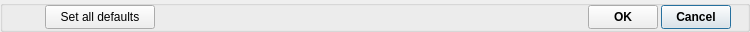
      <widget class="QGroupBox" name="groupBox_2">
       <property name="sizePolicy">
        <sizepolicy hsizetype="Fixed" vsizetype="Fixed">
         <horstretch>0</horstretch>
         <verstretch>0</verstretch>
        </sizepolicy>
       </property>
       <property name="minimumSize">
        <size>
         <width>750</width>
         <height>32</height>
        </size>
       </property>
       <property name="maximumSize">
        <size>
         <width>750</width>
         <height>32</height>
        </size>
       </property>
       <property name="title">
        <string/>
       </property>
       <property name="flat">
        <bool>true</bool>
       </property>
       <widget class="QWidget" name="layoutWidget">
        <property name="geometry">
         <rect>
          <x>5</x>
          <y>4</y>
          <width>746</width>
          <height>26</height>
         </rect>
        </property>
        <layout class="QHBoxLayout" name="horizontalLayout_8">
         <property name="spacing">
          <number>3</number>
         </property>
         <item>
          <spacer name="horizontalSpacer_3">
           <property name="orientation">
            <enum>Qt::Horizontal</enum>
           </property>
           <property name="sizeType">
            <enum>QSizePolicy::Fixed</enum>
           </property>
           <property name="sizeHint" stdset="0">
            <size>
             <width>40</width>
             <height>15</height>
            </size>
           </property>
          </spacer>
         </item>
         <item>
          <widget class="QPushButton" name="pushBSetAllDef">
           <property name="minimumSize">
            <size>
             <width>110</width>
             <height>24</height>
            </size>
           </property>
           <property name="maximumSize">
            <size>
             <width>100</width>
             <height>24</height>
            </size>
           </property>
           <property name="font">
            <font>
             <bold>false</bold>
            </font>
           </property>
           <property name="toolTip">
            <string>Reset aff to default values</string>
           </property>
           <property name="statusTip">
            <string>Reset aff to default values</string>
           </property>
           <property name="text">
            <string>Set all defaults</string>
           </property>
          </widget>
         </item>
         <item>
          <spacer name="horizontalSpacer">
           <property name="orientation">
            <enum>Qt::Horizontal</enum>
           </property>
           <property name="sizeHint" stdset="0">
            <size>
             <width>40</width>
             <height>20</height>
            </size>
           </property>
          </spacer>
         </item>
         <item>
          <widget class="QPushButton" name="pushBOk">
           <property name="minimumSize">
            <size>
             <width>70</width>
             <height>24</height>
            </size>
           </property>
           <property name="maximumSize">
            <size>
             <width>70</width>
             <height>24</height>
            </size>
           </property>
           <property name="font">
            <font>
             <bold>true</bold>
            </font>
           </property>
           <property name="toolTip">
            <string>Apply and Close</string>
           </property>
           <property name="statusTip">
            <string>Apply and Close</string>
           </property>
           <property name="layoutDirection">
            <enum>Qt::LeftToRight</enum>
           </property>
           <property name="text">
            <string>OK</string>
           </property>
          </widget>
         </item>
         <item>
          <widget class="QPushButton" name="pushBCancel">
           <property name="sizePolicy">
            <sizepolicy hsizetype="Fixed" vsizetype="Fixed">
             <horstretch>0</horstretch>
             <verstretch>0</verstretch>
            </sizepolicy>
           </property>
           <property name="minimumSize">
            <size>
             <width>70</width>
             <height>24</height>
            </size>
           </property>
           <property name="maximumSize">
            <size>
             <width>70</width>
             <height>24</height>
            </size>
           </property>
           <property name="font">
            <font>
             <bold>true</bold>
            </font>
           </property>
           <property name="toolTip">
            <string>Cancel and not set</string>
           </property>
           <property name="statusTip">
            <string>Cancel and not set</string>
           </property>
           <property name="layoutDirection">
            <enum>Qt::LeftToRight</enum>
           </property>
           <property name="autoFillBackground">
            <bool>false</bool>
           </property>
           <property name="text">
            <string>Cancel</string>
           </property>
           <property name="autoDefault">
            <bool>false</bool>
           </property>
           <property name="default">
            <bool>true</bool>
           </property>
          </widget>
         </item>
         <item>
          <spacer name="horizontalSpacer_4">
           <property name="orientation">
            <enum>Qt::Horizontal</enum>
           </property>
           <property name="sizeType">
            <enum>QSizePolicy::Fixed</enum>
           </property>
           <property name="sizeHint" stdset="0">
            <size>
             <width>20</width>
             <height>20</height>
            </size>
           </property>
          </spacer>
         </item>
        </layout>
       </widget>
      </widget>
